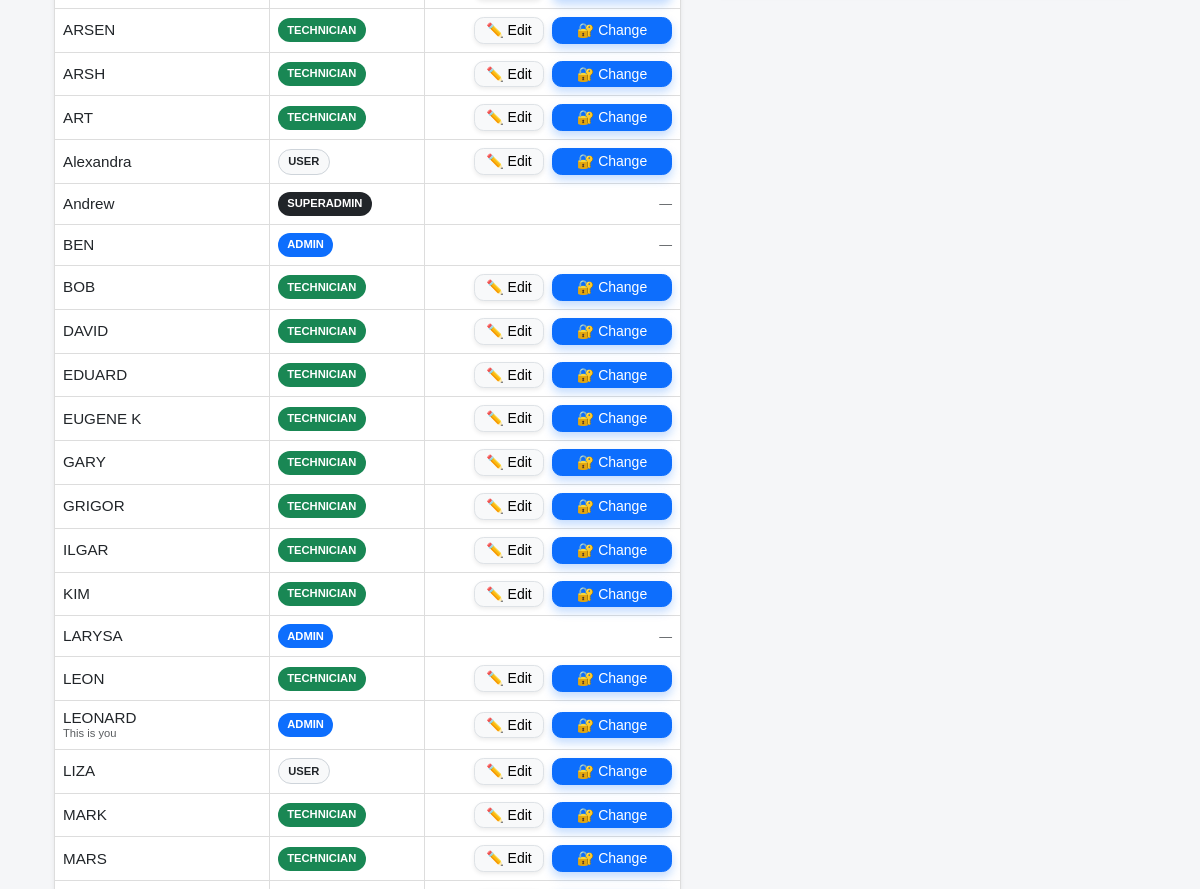
The app's page /users (signed in, middle part), older data.
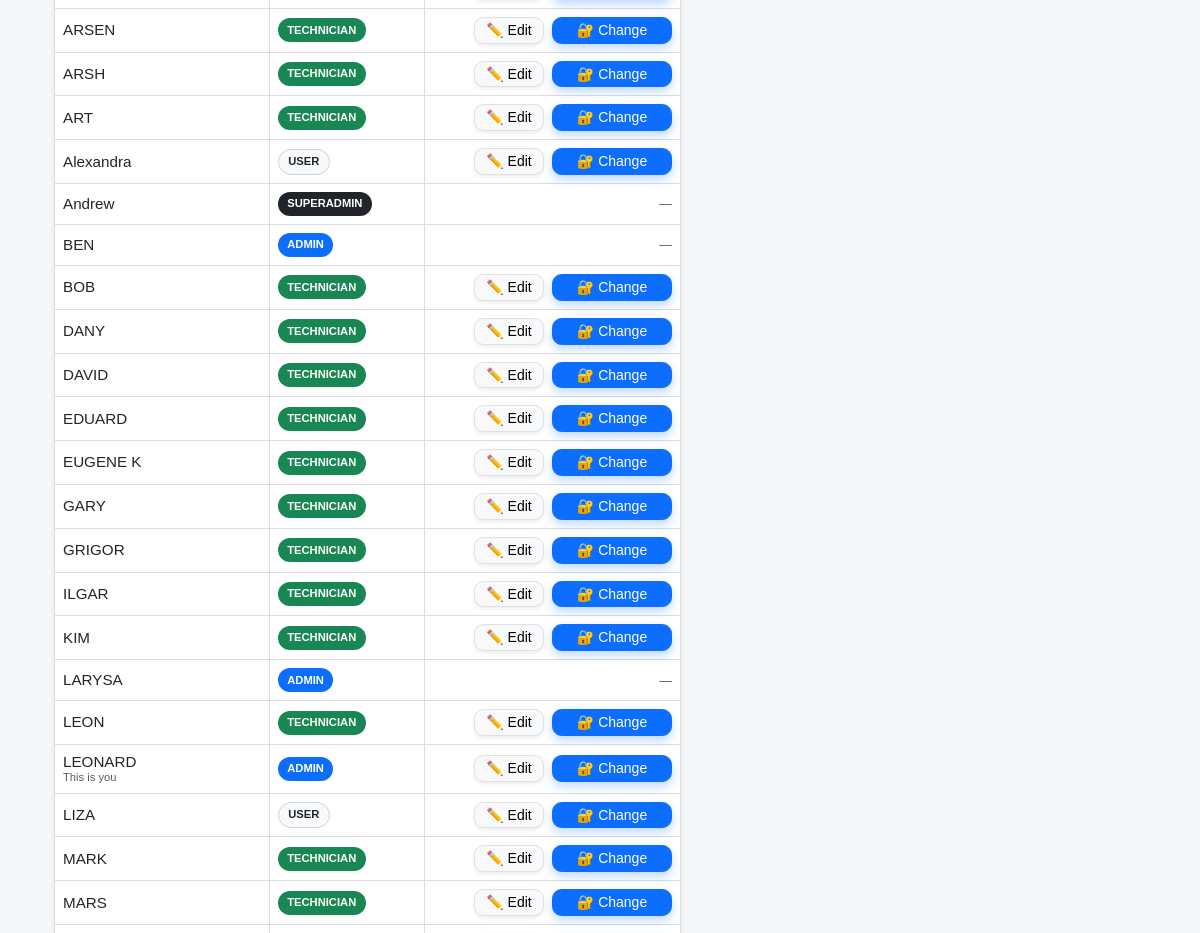
The same page, newer data.
### models.py (models this page shows, shortened)
class User(UserMixin, db.Model):
    id = db.Column(db.Integer, primary_key=True)
    username = db.Column(db.String(64), unique=True, nullable=False)
    password_hash = db.Column(db.String(128), nullable=False)
    role = db.Column(db.String(20), nullable=False, default=ROLE_TECHNICIAN)
    @property
    def password(self):
        raise AttributeError('password is not a readable attribute')

### inventory/routes.py (the view, shortened to what this page needs)
@inventory_bp.route("/users", methods=["GET", "POST"])
@login_required
def users():
    users = User.query.order_by(User.username.asc()).all()
    role_options = [
        ("technician", "Technician"),
        ("user",       "User"),
        ("viewer",     "Viewer"),
        ("admin",      "Admin"),
        ("superadmin", "Superadmin"),
    ]
    return render_template("users.html", users=users, role_options=role_options)

### app.py (called while the page is built)
@app.before_request
def restrict_role_routes():
    try:
        if not getattr(current_user, "is_authenticated", False):
            return  # гость — пусть дойдёт до /login
        ep = (request.endpoint or "").strip()
        role = (getattr(current_user, "role", "") or "").strip().lower()
        if role == "technician":
            if ep in ALLOWED_TECH_ENDPOINTS or ep.endswith(".health") or ep.endswith(".ping"):
                return
            return redirect(url_for("inventory.wo_list"))
        if role == "viewer":
            if ep in ALLOWED_VIEWER_ENDPOINTS or ep.endswith(".health") or ep.endswith(".ping"):
                return
            return redirect(url_for("inventory.wo_list"))
        return
    except Exception:
        try:
            return redirect(url_for("inventory.wo_list"))
        except Exception:
            return

### auth/routes.py (called while the page is built)
@login_manager.user_loader
def load_user(user_id):
    return User.query.get(int(user_id))

### templates/users.html (shortened to what the changed rows need)
{% extends "base.html" %}
{% block content %}
<div class="container-fluid py-4 d-flex justify-content-center">
  <div style="width:100%; max-width:1100px;">
    <div class="row g-4">
      <div class="col-lg-7">
        <div class="card shadow-sm border-0"
             style="border-radius:1rem; overflow:hidden;">
          <div class="table-responsive">
            <table class="table align-middle mb-0" style="font-size:.9rem;">
              <tbody id="usersTbody" style="vertical-align:middle;">
                {% for u in users %}
                {% set r=(u.role or '')|lower %}
                <tr style="border-top:1px solid #f1f1f1;">
                  <td style="font-weight:500; color:#212529;">
                    <div style="font-size:.95rem; line-height:1.2;">
                      {{ u.username }}
                    </div>
                    {% if u.id == current_user.id %}
                      <div class="text-muted" style="font-size:.7rem; line-height:1.2;">
                        This is you
                      </div>
                    {% endif %}
                  </td>
                  <td>
                    {% if r=='superadmin' %}
                      <span class="badge rounded-pill"
                            style="background:#212529; font-size:.7rem; font-weight:600; padding:.4rem .6rem;">
                        SUPERADMIN
                      </span>
                    {% elif r=='admin' %}
                      <span class="badge rounded-pill"
                            style="background:#0d6efd; font-size:.7rem; font-weight:600; padding:.4rem .6rem;">
                        ADMIN
                      </span>
                    {% elif r=='technician' %}
                      <span class="badge rounded-pill"
                            style="background:#198754; font-size:.7rem; font-weight:600; padding:.4rem .6rem;">
                        TECHNICIAN
                      </span>
                    {% elif r=='viewer' %}
                      <span class="badge rounded-pill"
                            style="background:#6c757d; font-size:.7rem; font-weight:600; padding:.4rem .6rem;">
                        VIEWER
                      </span>
                    {% else %}
                      <span class="badge rounded-pill text-dark border"
                            style="background:#f8f9fa; font-size:.7rem; font-weight:600; padding:.4rem .6rem; border-color:#ced4da !important;">
                        USER
                      </span>
                    {% endif %}
                  </td>
                  <td class="text-end">
                    <div class="d-flex flex-wrap justify-content-end gap-2">
                      {% if (current_user.role or '')|lower == 'superadmin'
                            or ((current_user.role or '')|lower == 'admin' and (u.role or '')|lower in ['user','viewer','technician'])
                            or u.id == current_user.id %}
                        <a class="btn btn-light btn-sm border shadow-sm"
                           style="font-weight:500; line-height:1.2; border-radius:.6rem; min-width:70px;"
                           href="{{ url_for('inventory.edit_user', user_id=u.id) }}">
                          ✏️ Edit
                        </a>
                        <button class="btn btn-primary btn-sm shadow-sm"
                                style="font-weight:500; line-height:1.2; border-radius:.6rem; min-width:120px; box-shadow:0 .3rem .6rem rgba(13,110,253,.25)!important;"
                                data-user-id="{{ u.id }}"
                                data-username="{{ u.username }}"
                                data-need-current="{% if (current_user.role or '')|lower != 'superadmin' and current_user.id == u.id %}1{% else %}0{% endif %}"
                                onclick="openPasswordModal(this)">
                          🔐 Change
                        </button>
                      {% else %}
                        <span class="text-muted" style="font-size:.8rem;">—</span>
                      {% endif %}
                    </div>
                  </td>
                </tr>
                {% endfor %}
              </tbody>
            </table>
          </div>
        </div>
      </div>
    </div>
  </div>
</div>
{% endblock %}

Row changes from the older to the newer data that the page shows:
added User: username "DANY", shows "TECHNICIAN"
